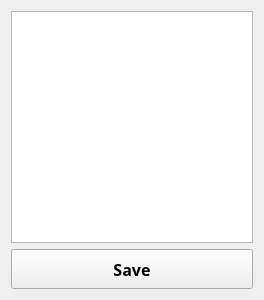
<?xml version="1.0" encoding="UTF-8"?>
<ui version="4.0">
 <class>DevelopIdeaWindow</class>
 <widget class="QWidget" name="DevelopIdeaWindow">
  <property name="geometry">
   <rect>
    <x>0</x>
    <y>0</y>
    <width>264</width>
    <height>300</height>
   </rect>
  </property>
  <property name="windowTitle">
   <string>DevelopIdeaWindow</string>
  </property>
  <layout class="QVBoxLayout" name="verticalLayout">
   <item>
    <widget class="QTextEdit" name="textEditDescription">
     <property name="font">
      <font>
       <family>Nunito</family>
       <pointsize>12</pointsize>
      </font>
     </property>
    </widget>
   </item>
   <item>
    <widget class="QPushButton" name="pushButtonSave">
     <property name="minimumSize">
      <size>
       <width>0</width>
       <height>40</height>
      </size>
     </property>
     <property name="font">
      <font>
       <family>Nunito</family>
       <pointsize>12</pointsize>
       <bold>true</bold>
      </font>
     </property>
     <property name="text">
      <string>Save</string>
     </property>
    </widget>
   </item>
  </layout>
 </widget>
 <layoutdefault spacing="6" margin="11"/>
 <resources/>
 <connections/>
</ui>
